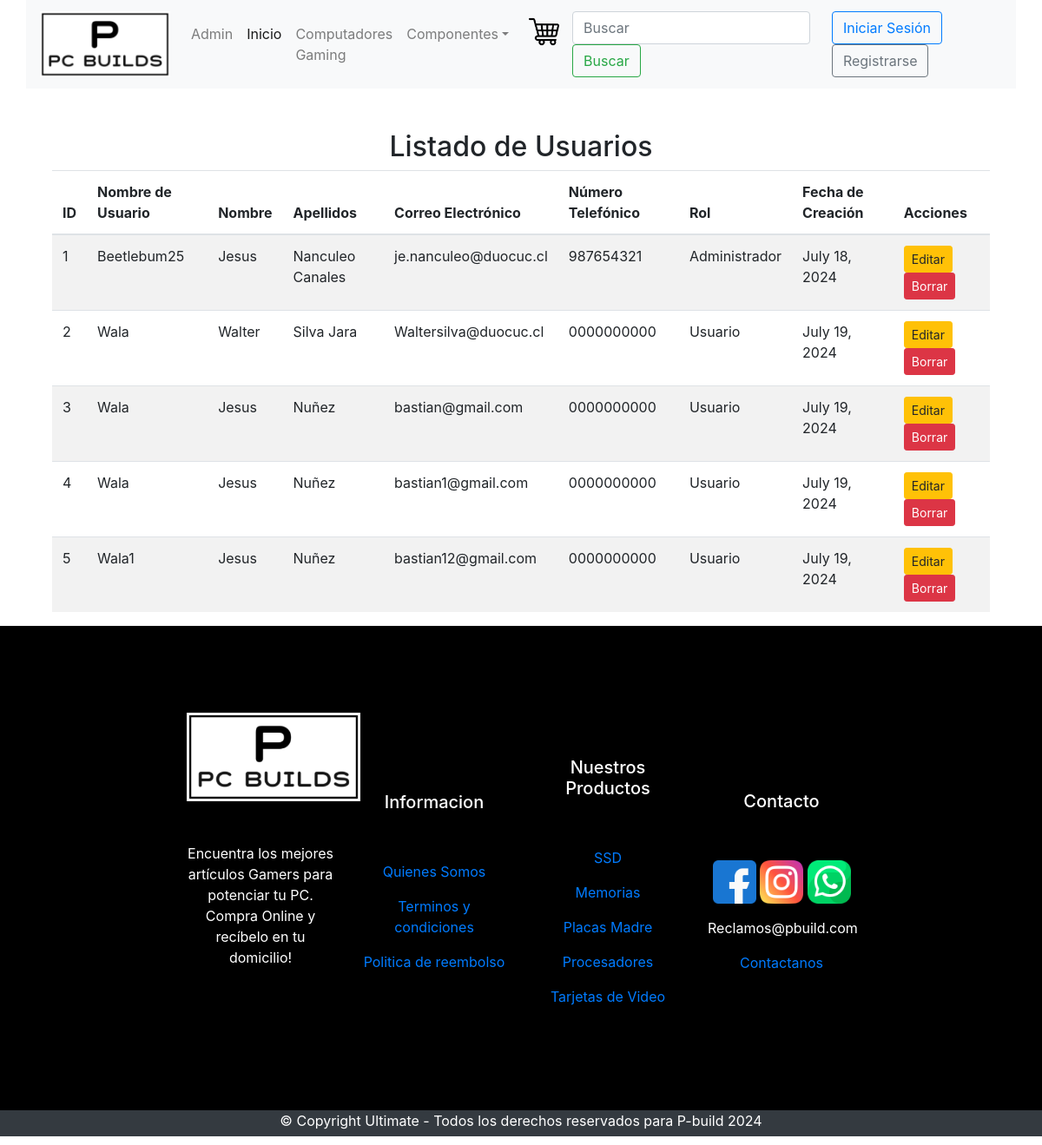
The page /listar_usuarios/ on the database as committed earlier.
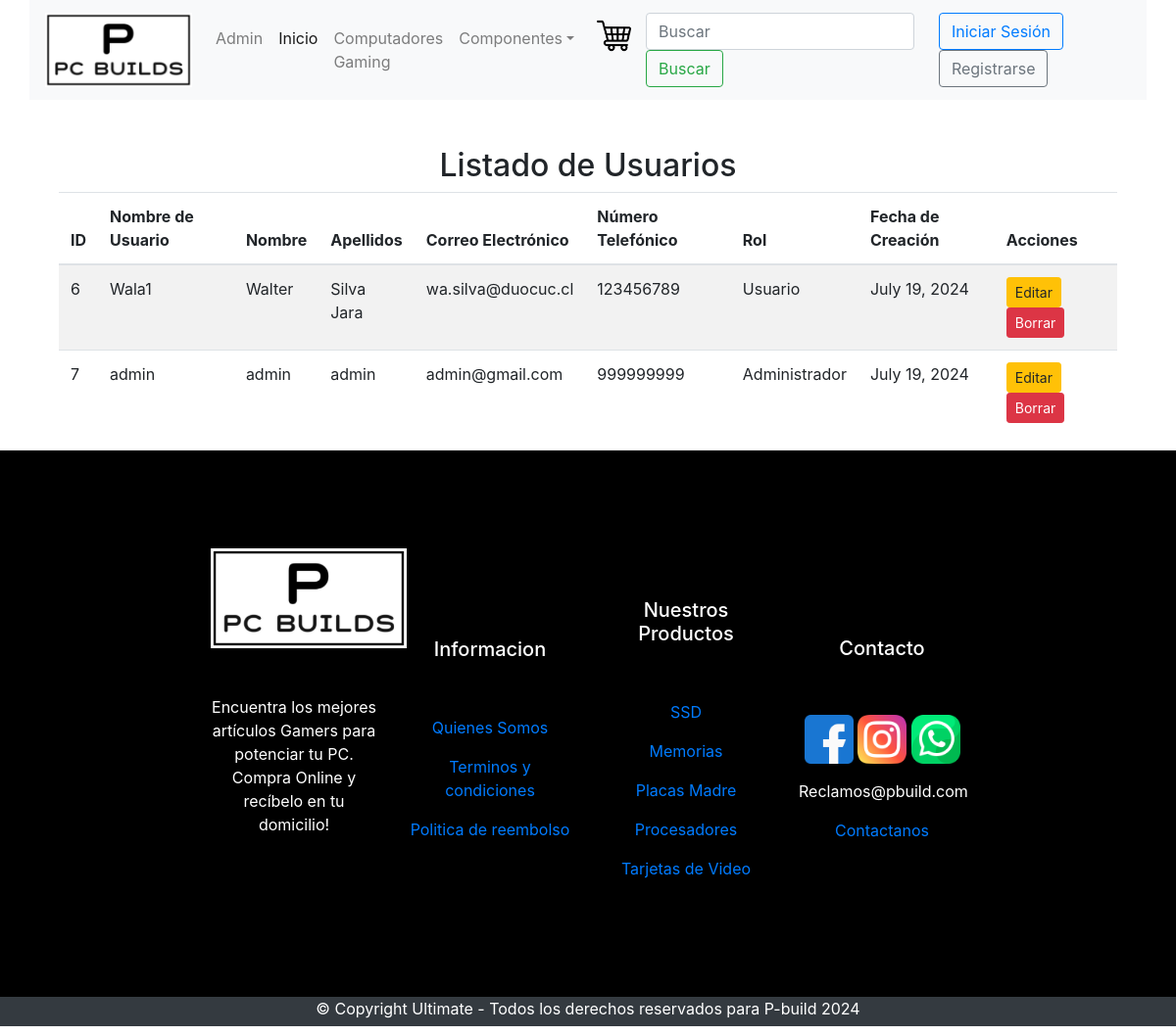
The same page on the database as committed later.
### core/models.py (models this page shows, shortened)
class UsuarioHardware(models.Model):
    idUsuario = models.AutoField(primary_key=True, verbose_name='Id de usuario')
    nombreUsuario = models.CharField(max_length=15)
    nombre = models.CharField(max_length=20)
    apellidos = models.CharField(max_length=40)
    numero_telefonico = models.CharField(max_length=20, verbose_name="Número Telefónico (+56)", default='0000000000')
    correo = models.EmailField(max_length=40)
    contraseña = models.CharField(max_length=128)
    fechacreacion = models.DateField(verbose_name='Fecha de creación', auto_now_add=True)
    rol = models.ForeignKey(RolHardware, on_delete=models.CASCADE)

class RolHardware(models.Model):
    idRol = models.AutoField(primary_key=True, verbose_name='Id rol')
    nombreRol = models.CharField(max_length=15, blank=True, null=True)

### core/views.py (the view)
# urls.py: path('listar_usuarios/', listar_usuarios, name='listar_usuarios'),
def listar_usuarios(request):
    usuarios = UsuarioHardware.objects.all()
    return render(request, 'admin/listar_usuarios.html', {'usuarios': usuarios})

### core/templates/admin/listar_usuarios.html (shortened to what this page needs)
{% extends 'core/base_generic.html' %}
{% load static %}
{% block content %}
<div class="container mt-5">
  <h2 class="text-center">Listado de Usuarios</h2>
  <table class="table table-striped">
    <thead>
      <tr>
        <th>ID</th>
        <th>Nombre de Usuario</th>
        <th>Nombre</th>
        <th>Apellidos</th>
        <th>Correo Electrónico</th>
        <th>Número Telefónico</th>
        <th>Rol</th>
        <th>Fecha de Creación</th>
        <th>Acciones</th>
      </tr>
    </thead>
    <tbody>
      {% for usuario in usuarios %}
      <tr>
        <td>{{ usuario.idUsuario }}</td>
        <td>{{ usuario.nombreUsuario }}</td>
        <td>{{ usuario.nombre }}</td>
        <td>{{ usuario.apellidos }}</td>
        <td>{{ usuario.correo }}</td>
        <td>{{ usuario.numero_telefonico }}</td>
        <td>{{ usuario.rol.nombreRol }}</td>
        <td>{{ usuario.fechacreacion }}</td>
        <td>
          <a href="{% url 'editar_usuario' usuario.idUsuario %}" class="btn btn-warning btn-sm">Editar</a>
          <a href="{% url 'borrar_usuario' usuario.idUsuario %}" class="btn btn-danger btn-sm">Borrar</a>
        </td>
      </tr>
      {% endfor %}
    </tbody>
  </table>
</div>
{% endblock content %}

### core/templates/core/base_generic.html (shortened to what this page needs)
{% load static %}
<!doctype html>
<html lang="es">
<head>
    <link rel="stylesheet" href="{% static 'core/Scripts/style.css' %}">
    <link rel="stylesheet" href="https://stackpath.bootstrapcdn.com/bootstrap/4.3.1/css/bootstrap.min.css">
</head>
<body>
<nav class="navbar navbar-expand-lg navbar-light bg-light container">
    <a class="navbar-brand" href="{% url 'index' %}"><img src="{% static 'core/Imagenes/Logos-img/logoprincipal.png' %}" width="150"></a>
    <div class="collapse navbar-collapse" id="navbarSupportedContent">
        <ul class="navbar-nav mr-auto">
            <li class="nav-item">
                <a class="nav-link" href="{% url 'indexadmin' %}">Admin</a>
            </li>
            <li class="nav-item active">
                <a class="nav-link" href="{% url 'index' %}">Inicio<span class="sr-only">(current)</span></a>
            </li>
            <li class="nav-item">
                <a class="nav-link" href="{% url 'prearmados' %}">Computadores Gaming</a>
            </li>
            <li class="nav-item dropdown">
                <a class="nav-link dropdown-toggle" href="#" id="navbarDropdown" role="button" data-toggle="dropdown" aria-haspopup="true" aria-expanded="false">Componentes</a>
            </li>
            <li>
                <div class="container text-right align-items-center">
                    <a href="{% url 'ver_carrito' %}"><img src="{% static 'core/Imagenes/img-items-componentes/carritocompra.png' %}" width="35"></a>
                </div>
            </li>
        </ul>
        <form class="form-inline my-2 my-lg-0">
            <input class="form-control mr-sm-2" type="search" placeholder="Buscar" aria-label="Search">
            <button class="btn btn-outline-success my-2 my-sm-0" type="submit">Buscar</button>
        </form>
        <div class="ml-2">
            {% if user.is_authenticated %}
                <form id="logout-form" method="post" action="{% url 'cerrar_sesion' %}" style="display: none;">
                    {% csrf_token %}
                </form>
                <button onclick="document.getElementById('logout-form').submit();" class="btn btn-outline-danger my-2 my-sm-0">Cerrar Sesión</button>
            {% else %}
                <a href="{% url 'iniciar_sesion' %}" class="btn btn-outline-primary my-2 my-sm-0">Iniciar Sesión</a>
                <a href="{% url 'registrar_usuario' %}" class="btn btn-outline-secondary my-2 my-sm-0">Registrarse</a>
            {% endif %}
        </div>
    </div>
</nav>
<div class="container">
    {% block content %}{% endblock %}
</div>
<footer class="piepagina">
    <div class="container-fluid text-center">
        <div class="row text-white alto align-items-center ">
            <div class="col-sm-2">
                <img src="{% static 'core/Imagenes/logos-img/logoprincipal.png' %}" width="200">
                <p class="py-5">Encuentra los mejores artículos Gamers para potenciar tu PC. Compra Online y recíbelo en tu domicilio!</p>
            </div>
            <div class="col-sm-2">
                <h5 class="py-5">Informacion</h5>
                <a href="{% url 'quienessomos' %}"><p class="colorchange">Quienes Somos</p></a>
                <a href="{% url 'politicadereembolso' %}"><p class="colorchange">Terminos y condiciones</p></a>
                <a href="{% url 'politicadereembolso' %}"><p class="colorchange">Politica de reembolso</p></a>
            </div>
            <div class="col-sm-2">
                <h5 class="py-5">Nuestros Productos</h5>
                <a href="{% url 'discossd' %}"><p class="colorchange">SSD</p></a>
                <a href="{% url 'memoriasram' %}"><p class="colorchange">Memorias</p></a>
                <a href="{% url 'placasmadres' %}"><p class="colorchange">Placas Madre</p></a>
                <a href="{% url 'procesadores' %}"><p class="colorchange">Procesadores</p></a>
                <a href="{% url 'tarjetasdevideo' %}"><p class="colorchange">Tarjetas de Video</p></a>
            </div>
            <div class="col-sm-2">
                <h5 class="py-5">Contacto</h5>
                <a href="https://www.facebook.com/"><img src="{% static 'core/Imagenes/Logos-img/Redes Sociales/facebook.png' %}" width="50"></a>
                <a href="https://www.instagram.com/"><img src="{% static 'core/Imagenes/Logos-img/Redes Sociales/instagram.png' %}" width="50"></a>
                <a href="https://www.whatsapp.com/?lang=es"><img src="{% static 'core/Imagenes/Logos-img/Redes Sociales/whatsapp.png' %}" width="50"></a>
                <div class="py-3">
                    <p>Reclamos@pbuild.com</p>
                    <a href="{% url 'contacto' %}">Contactanos</a>
                </div>
            </div>
        </div>
    </div>
</footer>
<div class="container-fluid bg-dark align-items-center text-center text-white Copyright ">
    <div class="row align-items-center">
        <div class="col-12">
            <p>© Copyright Ultimate - Todos los derechos reservados para P-build 2024</p>
        </div>
    </div>
</div>
</body>
</html>

### core/static/core/Scripts/style.css (style rules this page uses)
.piepagina { padding-top: 100px; padding-bottom: 100px; background-color: black; }
.Copyright { height: 30px; margin: 0px; padding: 0px; }

Rows that differ between the two databases and show on the page:
removed UsuarioHardware: idUsuario "1", nombreUsuario "Beetlebum25", nombre "Jesus", apellidos "Nanculeo Canales", correo "je.nanculeo@duocuc.cl", numero_telefonico "987654321", rol.nombreRol "Administrador", fechacreacion "July 18, 2024"
removed UsuarioHardware: idUsuario "2", nombreUsuario "Wala", nombre "Walter", apellidos "Silva Jara", correo "Waltersilva@duocuc.cl", numero_telefonico "0000000000", rol.nombreRol "Usuario", fechacreacion "July 19, 2024"
removed UsuarioHardware: idUsuario "3", nombreUsuario "Wala", nombre "Jesus", apellidos "Nuñez", correo "bastian@gmail.com", numero_telefonico "0000000000", rol.nombreRol "Usuario", fechacreacion "July 19, 2024"
removed UsuarioHardware: idUsuario "4", nombreUsuario "Wala", nombre "Jesus", apellidos "Nuñez", correo "bastian1@gmail.com", numero_telefonico "0000000000", rol.nombreRol "Usuario", fechacreacion "July 19, 2024"
removed UsuarioHardware: idUsuario "5", nombreUsuario "Wala1", nombre "Jesus", apellidos "Nuñez", correo "bastian12@gmail.com", numero_telefonico "0000000000", rol.nombreRol "Usuario", fechacreacion "July 19, 2024"
added UsuarioHardware: idUsuario "6", nombreUsuario "Wala1", nombre "Walter", apellidos "Silva Jara", correo "wa.silva@duocuc.cl", numero_telefonico "123456789", rol.nombreRol "Usuario", fechacreacion "July 19, 2024"
added UsuarioHardware: idUsuario "7", nombreUsuario "admin", nombre "admin", apellidos "admin", correo "admin@gmail.com", numero_telefonico "999999999", rol.nombreRol "Administrador", fechacreacion "July 19, 2024"
